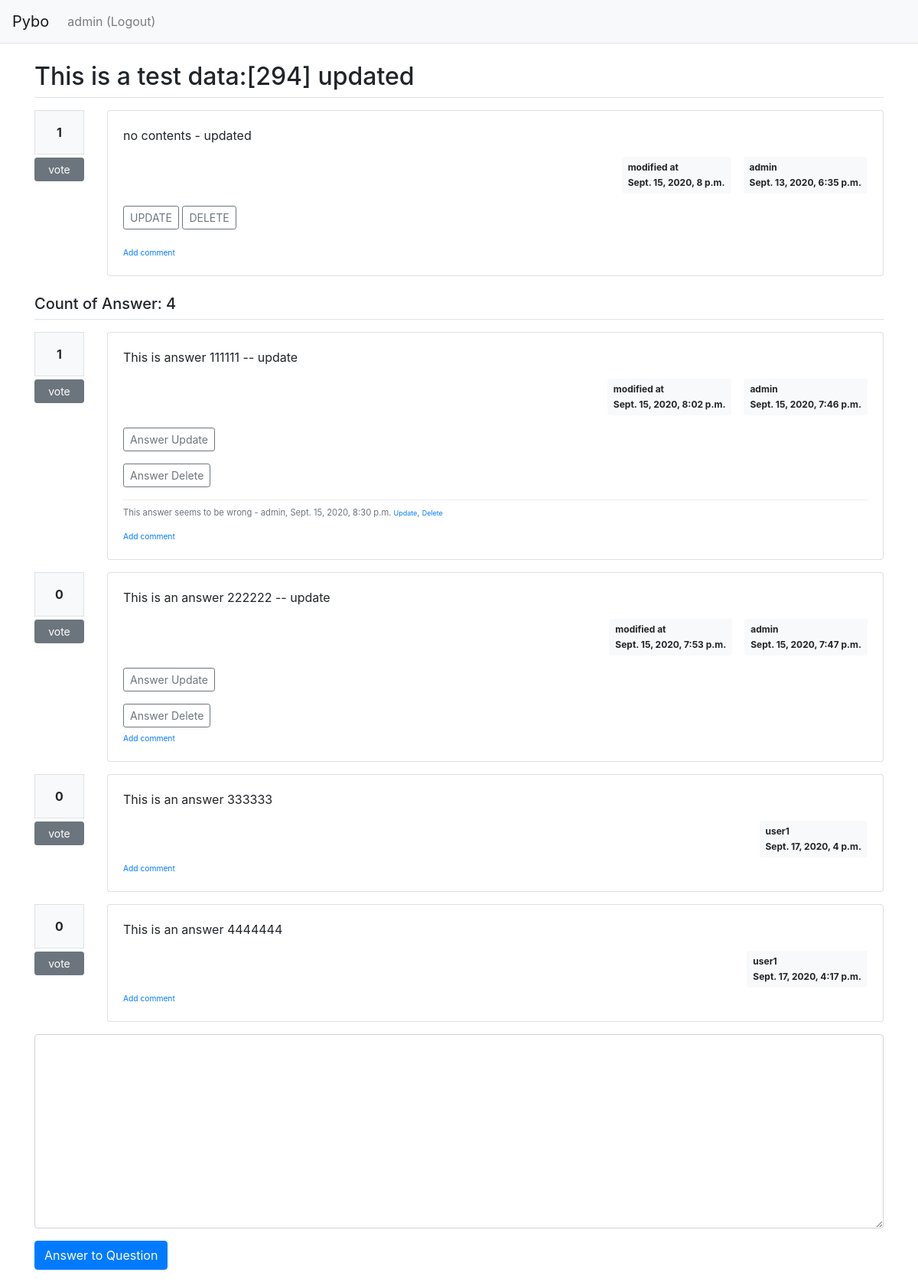
Screenshot of /pybo/300/ (signed in) with the database file from the repository.
### pybo/models.py (models this page shows, shortened)
class Question(models.Model):
    subject = models.CharField(max_length=200)
    content = models.TextField()
    create_date = models.DateTimeField()
    author = models.ForeignKey(User, on_delete=models.CASCADE, related_name='author_question')
    modify_date = models.DateTimeField(null=True, blank=True) # null allow, blank=true: form.is_valid() does not check this.
    voter = models.ManyToManyField(User, related_name='voter_question')

class Answer(models.Model):
    question = models.ForeignKey(Question, on_delete=models.CASCADE)
    content = models.TextField()
    create_date = models.DateTimeField()
    author = models.ForeignKey(User, on_delete=models.CASCADE, related_name='author_answer')
    modify_date = models.DateTimeField(null=True, blank=True)
    voter = models.ManyToManyField(User, related_name='voter_answer')

class Comment(models.Model):
    author = models.ForeignKey(User, on_delete=models.CASCADE)
    content = models.TextField()
    create_date = models.DateTimeField()
    modify_date = models.DateTimeField(null=True, blank=True)
    question = models.ForeignKey(Question, null=True, blank=True, on_delete=models.CASCADE) # note: comment can be either question or answer. Therefore, null=True, blank =True
    answer = models.ForeignKey(Answer, null=True, blank=True, on_delete=models.CASCADE) # note: same as above comment

### pybo/views/base_views.py (the view)
# urls.py: path('<int:question_id>/', base_views.detail, name='detail'),
def detail(request, question_id):
    question = get_object_or_404(Question, pk=question_id)  # question = Question.objects.get(id=question_id)
    context = {'question': question}
    return render(request, 'pybo/question_detail.html', context)

### pybo/templatetags/pybo_filter.py (called while the page is built)
@register.filter()
def mark(value):
    extensions = ["nl2br", "fenced_code"] #nl2br : linefeed into <br> tag, fenced_code: markdown into html
    return mark_safe(markdown.markdown(value, extensions=extensions))

### templates/pybo/question_detail.html (shortened to what this page needs)
{% extends 'base.html' %}
{% load pybo_filter %}
{% block content %}
<div class="container my-3">
    <h2 class="border-bottom py-2">{{ question.subject }}</h2>
    <div class="row my-3">
        <div class="col-1">
            <div class="bg-light text-center p-3 border font-weight-bolder mb-1">{{question.voter.count}}</div>
            <a href="#" data-uri="{% url 'pybo:vote_question' question.id  %}"
               class="recommend btn btn-sm btn-secondary btn-block my-1">vote</a>
        </div>
        <div class="col-11">
            <div class="card">
                <div class="card-body">
                <div class="card-text">{{ question.content | mark }}</div>
                <div class="d-flex justify-content-end">
                    {% if question.modify_date %}
                    <div class="badge badge-light p-2 text-left mx-3">
                        <div class="mb-2">modified at</div>
                        <div>{{ question.modify_date }}</div>
                    </div>
                    {% endif %}
                    <div class="badge badge-light p-2 text-left">
                        <div class="mb-2">{{ question.author.username }}</div>
                        <div>{{ question.create_date }}</div>
                    </div>
                </div>
                {% if request.user == question.author %}
                <div class="my-3">
                    <a href="{% url 'pybo:question_modify' question.id  %}"
                       class="btn btn-sm btn-outline-secondary">UPDATE</a>
                    <a href="#" class="delete btn btn-sm btn-outline-secondary"
                        data-uri="{% url 'pybo:question_delete' question.id  %}">DELETE</a>
                </div>
                {% endif %}
                <div>
                    <a href="{% url 'pybo:comment_create_question' question.id  %}"
                       class="small"><small>Add comment</small></a>
                </div>
            </div>
            </div>
        </div>
    </div>
    <h5 class="border-bottom my-3 py-2">Count of Answer: {{question.answer_set.count}}</h5>
    {% for answer in question.answer_set.all %}
    <div class="row my-3">
        <div class="col-1">
            <div class="bg-light text-center p-3 border font-weight-bolder mb-1">{{answer.voter.count}}</div>
            <a href="#" data-uri="{% url 'pybo:vote_answer' answer.id  %}"
                class="recommend btn btn-sm btn-secondary btn-block my-1">vote</a>
        </div>
        <div class="col-11">
            <div class="card">
            <div class="card-body">
            <div class="card-text">{{ answer.content | mark }}</div>
            <div class="d-flex justify-content-end">
                {% if answer.modify_date %}
                <div class="badge badge-light p-2 text-left mx-3">
                    <div class="mb-2">modified at</div>
                    <div>{{ answer.modify_date }}</div>
                </div>
                {% endif %}
                <div class="badge badge-light p-2 text-left">
                    <div class="mb-2">{{ answer.author.username }}</div>
                    <div>{{ answer.create_date }}</div>
                </div>
            </div>
            {% if request.user == answer.author %}
            <div class="my-3">
                <a href="{% url 'pybo:answer_modify' answer.id  %}"
                   class="btn btn-sm btn-outline-secondary">Answer Update</a>
            </div>
            <a href="#" class="delete btn btn-sm btn-outline-secondary "
               data-uri="{% url 'pybo:answer_delete' answer.id  %}">Answer Delete</a>
            {% endif %}
            {% if answer.comment_set.count > 0 %}
            <div class="mt-3">
            {% for comment in answer.comment_set.all %}
                <div class="comment py-2 text-muted">
                    <span style="white-space: pre-line;">{{ comment.content }}</span>
                    <span>
                        - {{ comment.author }}, {{ comment.create_date }}
                    </span>
                    {% if request.user == comment.author %}
                    <a href="{% url 'pybo:comment_modify_answer' comment.id  %}" class="small">Update</a>,
                    <a href="#" class="small delete"
                       data-uri="{% url 'pybo:comment_delete_answer' comment.id  %}">Delete</a>
                    {% endif %}
                </div>
            {% endfor %}
            </div>
            {% endif %}
            <div>
                <a href="{% url 'pybo:comment_create_answer' answer.id  %}"
                   class="small"><small>Add comment</small></a>
            </div>
            </div>
        </div>
        </div>
    </div>
    {% endfor %}
    <form action="{% url 'pybo:answer_create' question.id %}" method="post" class="my-3">
        <div class="form-group">
            <textarea {% if not user.is_authenticated %}disabled{% endif %}
              name="content" id="content" class="form-control" rows="10"></textarea>
        </div>
        <input type="submit" value="Answer to Question" class="btn btn-primary">
    </form>
</div>
{% endblock %}

### templates/navbar.html (shortened to what this page needs)
<nav class="navbar navbar-expand-lg navbar-light bg-light border-bottom">
    <a class="navbar-brand" href="{% url 'pybo:index' %}">Pybo</a>
    <div class="collapse navbar-collapse flex-grow-0" id="navbarNav">
        <ul class="navbar-nav">
            <li class="nav-item ">
                {% if user.is_authenticated %}
                    <a class="nav-link" href="{% url 'common:logout' %}">{{ user.username }} (Logout)</a>
                {% else %}
                    <a class="nav-link" href="{% url 'common:login' %}">Login</a>
                {% endif %}
            </li>
        </ul>
    </div>
</nav>

### static/style.css (style rules this page uses)
.comment { border-top:dotted 1px #ddd; font-size:0.7em; }

### rows the page displays
Question: subject "This is a test data:[294] updated", voter.count "1", content|mark "no contents - updated", modify_date "Sept. 15, 2020, 8 p.m.", author.username "admin", create_date "Sept. 13, 2020, 6:35 p.m.", answer_set.count "4"
Answer: voter.count "1", content|mark "This is answer 111111 -- update", modify_date "Sept. 15, 2020, 8:02 p.m.", author.username "admin", create_date "Sept. 15, 2020, 7:46 p.m.", shows "Answer Update"
Comment: content "This answer seems to be wrong", author "admin", create_date "Sept. 15, 2020, 8:30 p.m.", shows "Update"
Answer: voter.count "0", content|mark "This is an answer 222222 -- update", modify_date "Sept. 15, 2020, 7:53 p.m.", author.username "admin", create_date "Sept. 15, 2020, 7:47 p.m.", shows "Answer Update"
Answer: voter.count "0", content|mark "This is an answer 333333", author.username "user1", create_date "Sept. 17, 2020, 4 p.m."
Answer: voter.count "0", content|mark "This is an answer 4444444", author.username "user1", create_date "Sept. 17, 2020, 4:17 p.m."

### other values shown
{{ user.username }} "admin"
